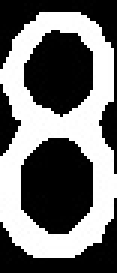
#> input picture Python/homework/identification/0.jpg, 39 x 91 px (shown 3 times larger)
$ python -i identification.py   (imports and definitions only)
#> lines starting #> are read from the running program, lines starting #| are printed output that depends on the picture; after the words box and inside, x2 and y2 are one past the last pixel; in counts of white or black regions, pixels touching at a corner belong together
import cv2
import numpy as np
import os
import MykNN
WIDTH=HIGHT=32
def myimg2vector(filename):
#> called with filename = '0.jpg'
    img=cv2.imread(filename)
#> img is the input picture: shape (91, 39, 3); min 0, max 255, mean 112.3
    #print(img.shape)
    img=cv2.resize(img,(WIDTH,HIGHT))
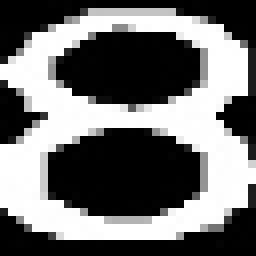
#> img: shape (32, 32, 3) (shown 8 times larger); min 0, max 255, mean 111.9
    img_gray = cv2.cvtColor(img, cv2.COLOR_BGR2GRAY)  # 转换了灰度化
    # 2、将灰度图像二值化，设定阈值是100
    ret, img_binary=cv2.threshold(img_gray, 100, 255, cv2.THRESH_BINARY)
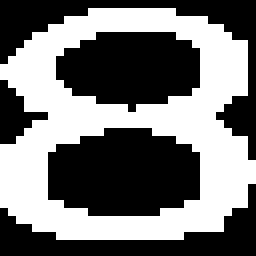
#> img_binary: shape (32, 32) (shown 8 times larger); 45.9% white; 1 white region, box (x1, y1, x2, y2) and area: (0, 1, 32, 30) 470

    #print(img_binary.shape)
    '''
    cv2.imshow('resize',img_binary)
    cv2.waitKey()
    cv2.destroyAllWindows()
    '''
    img_binary=np.reshape(img_binary,(WIDTH*HIGHT))
#> img_binary = 1024 values, max 255 at index 43, min 0 at index 0, mean 117
    #img_binary.reshape(WIDTH*HIGHT)
    #print(img_binary.shape)
    return img_binary
#先将文件转换成样本和标签
def FilePath2Matrix(filepath):
    filelist=os.listdir(filepath)
    #print(filelist)

    Samples=np.zeros((len(filelist),32*32))
    #Labels=np.zeros(len(filelist))
    Labels=[]
    i=0
    for filename in filelist:
        preName=filename[:filename.index('_')]
        Labels.append(preName)
        allpathfilename=filepath+'\\'+filename
        Samples[i]=myimg2vector(allpathfilename)
        i+=1
    return Samples,Labels
def myselfDigitTest(filename):
    Samples,Labels=FilePath2Matrix(r'D:\acode\Python\identification\MyDigits')
    dataSet=myimg2vector(filename)
    #dataSet=np.reshape(dataSet,WIDTH*HIGHT)
    result=MykNN.classify(dataSet,Samples,Labels,1)
    print(result)

# [1 line not run here, left out]
'''
Samples,Labels=FilePath2Matrix(r'D:\acode\Python\identification\MyDigits')
print(Samples.shape)
print(len(Labels))
'''
#车牌号有7个字符
Num=7
# [3 lines not run here, left out]

>>> result = myimg2vector('0.jpg')
#> result has the same summary as img_binary in myimg2vector

$ run again, on Python/homework/identification/4.jpg
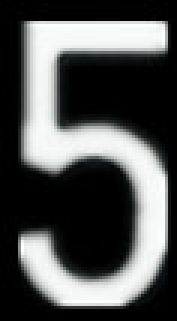
#> input picture Python/homework/identification/4.jpg, 59 x 107 px (shown 3 times larger)
#> in myimg2vector, img is the input picture: shape (107, 59, 3); mean B, G, R 83, 83.4, 82.1
#> in myimg2vector, `img=cv2.resize(img,(WIDTH,HIGHT))`:
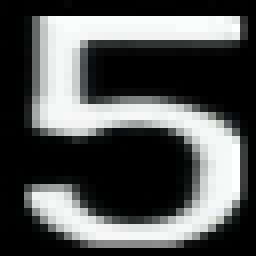
#> img: shape (32, 32, 3) (shown 8 times larger); mean B, G, R 83.4, 83.8, 82.6
#> in myimg2vector, `ret, img_binary=cv2.threshold(img_gray, 100, 255, cv2.THRESH_BINARY)`:
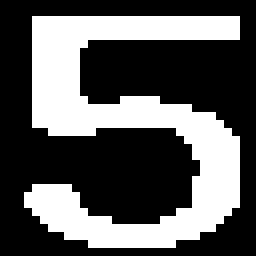
#> img_binary: shape (32, 32) (shown 8 times larger); 35.6% white; 1 white region, box (x1, y1, x2, y2) and area: (3, 2, 30, 31) 365
#> in myimg2vector, `img_binary=np.reshape(img_binary,(WIDTH*HIGHT))`: img_binary = 1024 values, max 255 at index 68, min 0 at index 0, mean 90.89
#> result has the same summary as img_binary in myimg2vector

$ run again, on Python/homework/identification/6.jpg
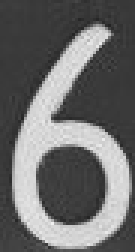
#> input picture Python/homework/identification/6.jpg, 45 x 84 px (shown 3 times larger)
#> in myimg2vector, img is the input picture: shape (84, 45, 3); min 36, max 240, mean 107.9
#> in myimg2vector, `img=cv2.resize(img,(WIDTH,HIGHT))`:
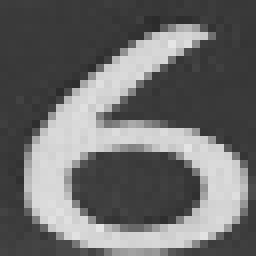
#> img: shape (32, 32, 3) (shown 8 times larger); min 43, max 229, mean 107.8
#> in myimg2vector, `ret, img_binary=cv2.threshold(img_gray, 100, 255, cv2.THRESH_BINARY)`:
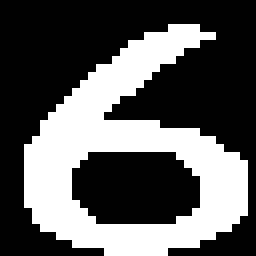
#> img_binary: shape (32, 32) (shown 8 times larger); 35.6% white; 1 white region, box (x1, y1, x2, y2) and area: (3, 3, 31, 32) 365
#> in myimg2vector, `img_binary=np.reshape(img_binary,(WIDTH*HIGHT))`: img_binary = 1024 values, max 255 at index 117, min 0 at index 0, mean 90.89
#> result has the same summary as img_binary in myimg2vector
